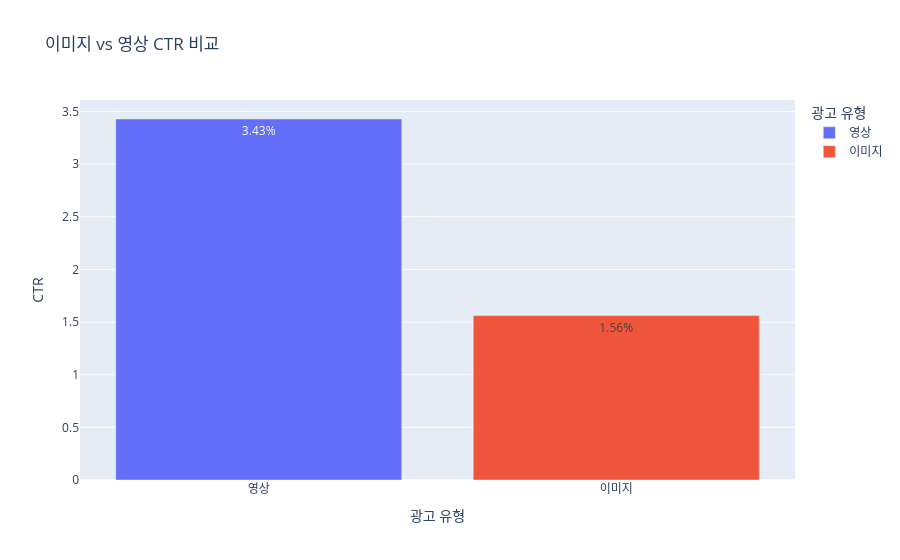

Write notebook code for a chart like this one.
### Code cell
fig = px.bar(
    ads_type,
    x="광고 유형",
    y="CTR",
    color="광고 유형",
    text_auto=".2f",
    title="이미지 vs 영상 CTR 비교"
)

fig.update_traces(texttemplate="%{y:,.2f}%")
fig.show()

### Figure 1 — Plotly figure (JSON) as saved in the notebook; plotly's stock layout.template omitted (floating-point values rounded to 4 significant figures)
{"data": [{"hovertemplate": "광고 유형=%{x}<br>CTR=%{y}<extra></extra>", "legendgroup": "영상", "marker": {"color": "#636efa", "pattern": {"shape": ""}}, "name": "영상", "orientation": "v", "showlegend": true, "textposition": "auto", "texttemplate": "%{y:,.2f}%", "type": "bar", "x": ["영상"], "xaxis": "x", "y": [3.429], "yaxis": "y"}, {"hovertemplate": "광고 유형=%{x}<br>CTR=%{y}<extra></extra>", "legendgroup": "이미지", "marker": {"color": "#EF553B", "pattern": {"shape": ""}}, "name": "이미지", "orientation": "v", "showlegend": true, "textposition": "auto", "texttemplate": "%{y:,.2f}%", "type": "bar", "x": ["이미지"], "xaxis": "x", "y": [1.561], "yaxis": "y"}], "layout": {"barmode": "relative", "legend": {"title": {"text": "광고 유형"}, "tracegroupgap": 0}, "title": {"text": "이미지 vs 영상 CTR 비교"}, "xaxis": {"anchor": "y", "categoryarray": ["영상", "이미지"], "categoryorder": "array", "domain": [0, 1], "title": {"text": "광고 유형"}}, "yaxis": {"anchor": "x", "domain": [0, 1], "title": {"text": "CTR"}}}}
